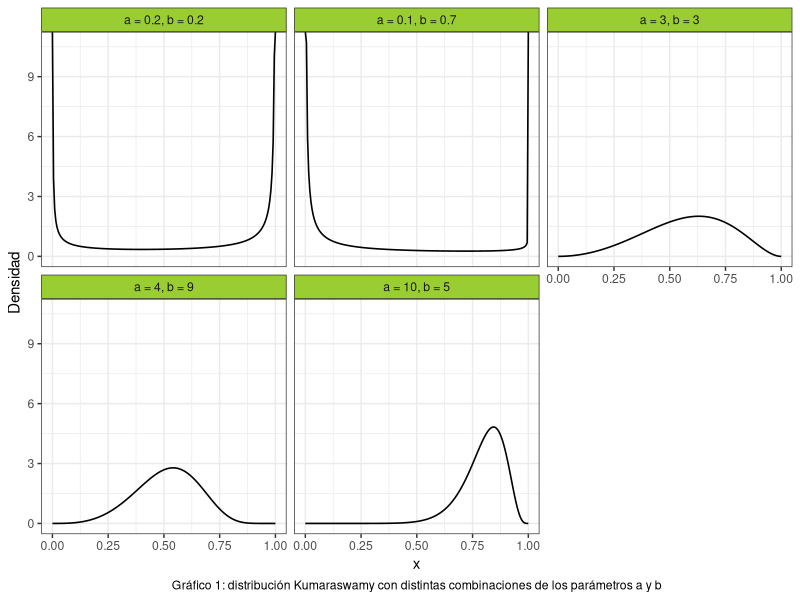
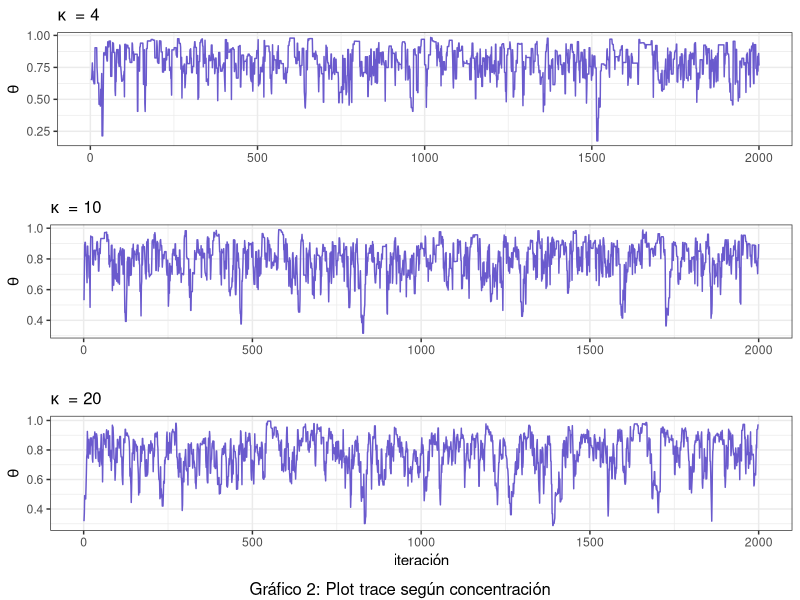
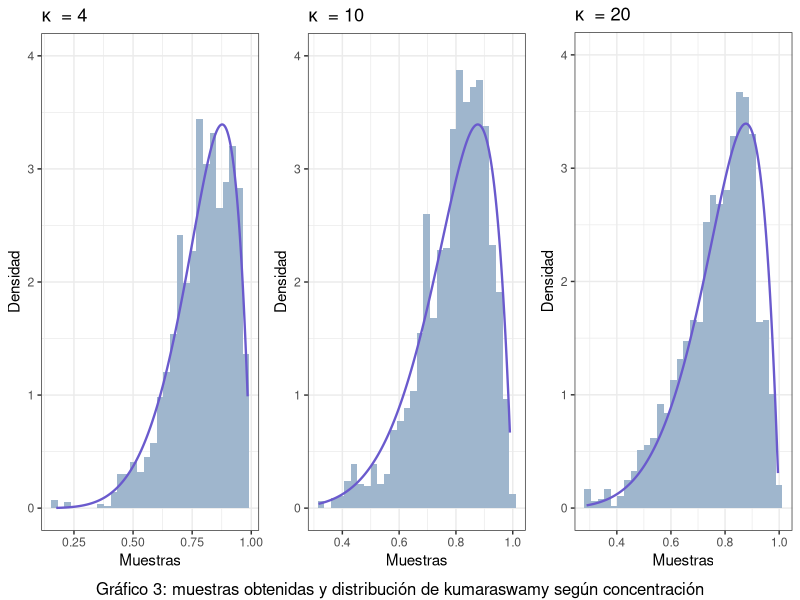
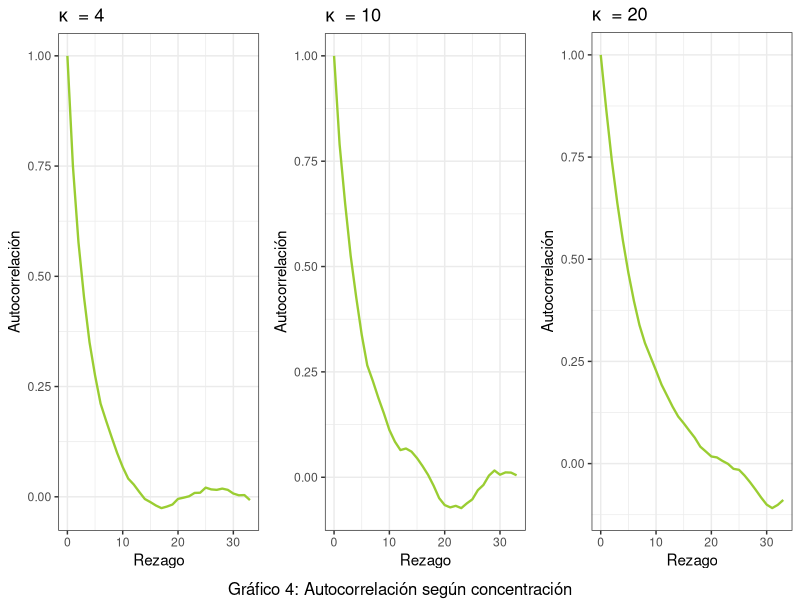
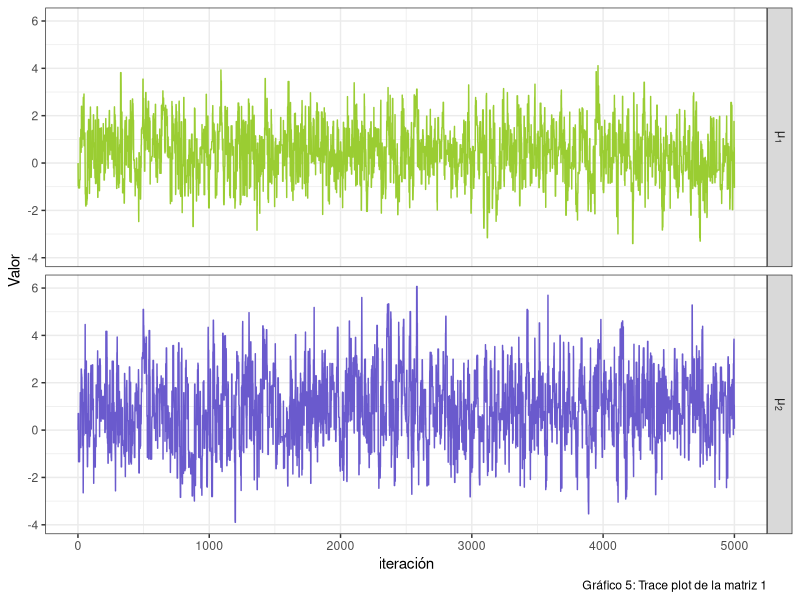
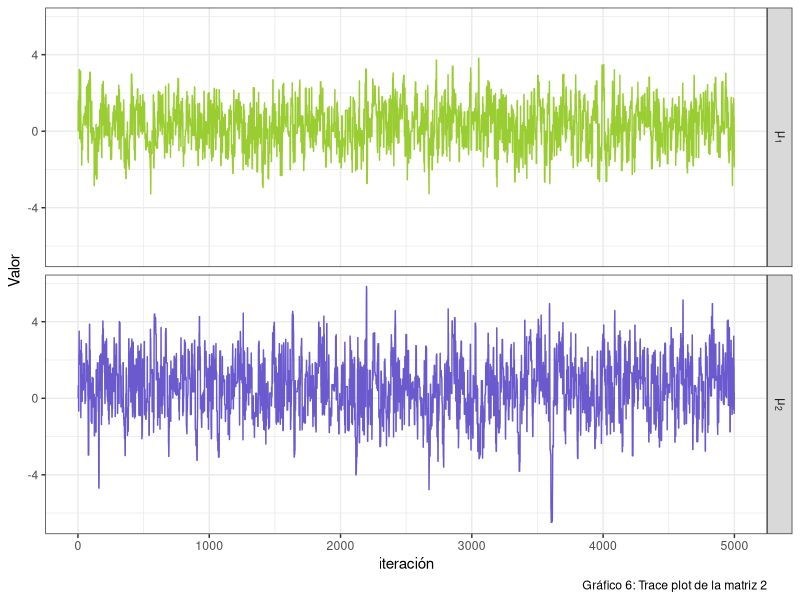
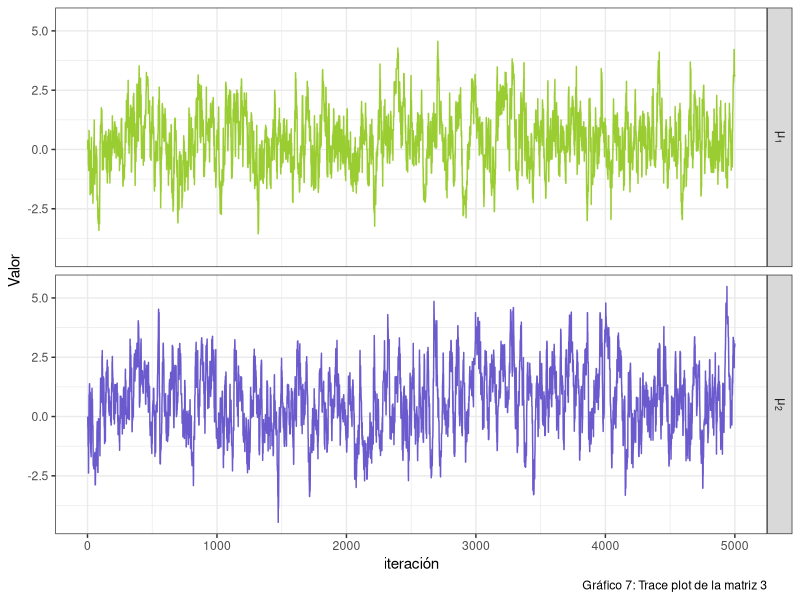
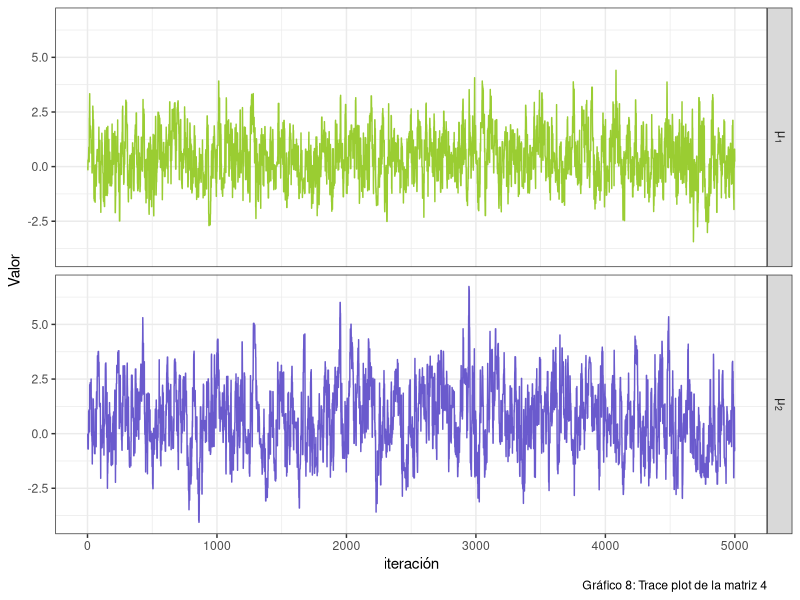

Recreate these plots in R, in order.
## ---- chunk 1
#Librerias
library(ggplot2)
library(dplyr)
library(gridExtra)
library(kableExtra)
library(stats)
library(mvtnorm)
set.seed(394)
## ---- chunk 2
# Función de Metropolis-Hastings

cant_saltos <- 0  # se inicia en 0 el contador de saltos

sample_mh <- function(d_objetivo, r_propuesta, d_propuesta, p_inicial, n) {
  muestras <- matrix(nrow = n, ncol = length(p_inicial))
  muestras[1, ] <- p_inicial
  
  for(i in 2:n) {
    p_actual <- muestras[i-1,]
    p_nuevo <- r_propuesta(p_actual)
    
    f_nuevo <- d_objetivo(p_nuevo)
    f_actual <- d_objetivo(p_actual)
    
    q_actual <- d_propuesta(p_actual, mean = p_nuevo)
    q_nuevo <- d_propuesta(p_nuevo, mean = p_actual)
    
    alpha <- min(1, (f_nuevo/f_actual)*(q_actual/q_nuevo))
    aceptar <- rbinom(1, 1, alpha)
    
    if(aceptar) { 
      muestras[i,] <- p_nuevo
      cant_saltos <- cant_saltos + 1
      
    } else {
      muestras[i,] <- p_actual
    }
  }
  
  if (ncol(muestras) == 1) {
    muestras <- as.vector(muestras)
  } 
  return(list(muestras=muestras,cant_saltos=cant_saltos))
}

## ---- chunk 3
#Punto 2
# Crear grilla para los valores de "x"
grid_n <- 200
x_grid <- seq(0, 1, length.out = grid_n)

kumaraswamy <- function(x, a, b){
  a*b*(x^(a-1))*((1-(x^a))^(b-1))
}

a <- c(0.2, 0.1, 3, 4, 10)
b <- c(0.2, 0.7, 3, 9, 5)


#Creamos un data frame para graficar la distribución de Kumaraswamy:

data1 <- data.frame(
  Funcion = as.factor(rep(1:5, each = grid_n)),
  Densidad = numeric(5 * grid_n),
  Grilla = rep(x_grid, times = 5)
) 

# Completamos el data frame con las densidades:
for(i in 1:5) {
    indices <- seq(from = 1 + (i - 1) * 200, to = 200 + (i - 1) * 200)
    data1$Densidad[indices] <- kumaraswamy(x_grid, a[i], b[i])
}

# Cambiamos las etiquetas de las variables para mejorar el gráfico
levels(data1$Funcion) <- c("a = 0.2, b = 0.2",
                           "a = 0.1, b = 0.7",
                           "a = 3, b = 3",
                           "a = 4, b = 9",
                           "a = 10, b = 5")

ggplot(data = data1, aes(x = Grilla, y = Densidad)) +
  geom_line(size = 0.55) +
  facet_wrap(~Funcion) +
  theme_bw() +
  labs(x = "x",
       caption = "Gráfico 1: distribución Kumaraswamy con distintas combinaciones de los parámetros a y b") + 
  theme(
    strip.background = element_rect(fill = "olivedrab3"),
    plot.caption = element_text(hjust = 0.5)
  )

## ---- chunk 4
#Punto 3
n3 <- 2000
concentracion3 <- c(4,10,20)
tabla3 <- data.frame ( 
  concentracion = rep(concentracion3, each = 2000),
  muestra = numeric(6000)
  )
tasa3 <- numeric(3)

for (i in 1:3) {
#Funciones a usar
d_objetivo3 <- function(x) kumaraswamy(x, 6, 2)
d_propuesta3 <- function(x, mean) dbeta(x, shape1 = mean * concentracion3[i], shape2 = (1-mean) * concentracion3[i])
r_propuesta3 <- function(x) rbeta(1, shape1 = x * concentracion3[i], shape2 = (1-x) * concentracion3[i])
#Donde x hace referencia a mu

p_inicial3 <- rbeta(1,shape1=2,shape2=2)
funcion3 <- sample_mh(d_objetivo3, r_propuesta3, d_propuesta3, p_inicial3, n3)
indices <- seq(from = 1 + (i - 1) * 2000, to = 2000 + (i - 1) * 2000)
tabla3$muestra[indices] <- funcion3$muestras

tasa3[i] <- funcion3$cant_saltos/n3
} 

#Tasa de aceptacion
  data.frame(
  Concentracion = c("4","10","20"),
  "Tasa de aceptación" = tasa3
) %>%
  kable(align = "c") %>%
  kable_styling(bootstrap_options = c("striped","hover","condensed"),
                latex_options = c("hold_position")) %>%
    add_footnote("Tabla 1: Tasa de aceptación")
## ---- chunk 5

#Trace plots
plot_trace <- function(x){
  data.frame(x = seq_along(x), y = x) %>% 
    ggplot() +
    geom_line(aes(x = x, y = y), color = "slateblue")+
    theme_bw() +
    theme(plot.title = element_text(size = 12))
}

grafico3_2 <- plot_trace(tabla3$muestra[1:2000]) +
              labs(x = "", y = expression(theta), 
                   title = expression(kappa ~ " = 4"))
grafico3_3 <- plot_trace(tabla3$muestra[2001:4000]) +
              labs(x = "", y = expression(theta), 
                   title = expression(kappa ~ " = 10"))
grafico3_4 <- plot_trace(tabla3$muestra[4001:6000]) +
              labs(x = "iteración", y = expression(theta), 
                   title = expression(kappa ~ " = 20"))

grid.arrange(grafico3_2,grafico3_3,grafico3_4, nrow=3, bottom ="Gráfico 2: Plot trace según concentración")
## ---- chunk 6

#Histogramas
plot_hist <- function(x, d_objetivo3) {
  x_seq <- seq(min(x), max(x), length.out = n3)
  df_hist <- data.frame(x = x)
  df_line <- data.frame(x = x_seq, y = d_objetivo3(x_seq))
  
  ggplot(df_hist)+
    geom_histogram(aes(x = x, y =after_stat(density)), fill = "slategray3") +
    geom_line(aes(x = x, y = y), data = df_line, 
              color = "slateblue", size = 0.8) +
    ylim(c(0,4)) +
    theme_bw()
}

grafico3_5 <- plot_hist(tabla3$muestra[1:2000],d_objetivo3) +
  labs (x = "Muestras", y = "Densidad",
        title = expression(kappa ~ " = 4"))
grafico3_6 <- plot_hist(tabla3$muestra[2001:4000],d_objetivo3) +
  labs (x = "Muestras", y = "Densidad",
        title = expression(kappa ~ " = 10"))
grafico3_7 <- plot_hist(tabla3$muestra[4001:6000],d_objetivo3) +
  labs (x = "Muestras", y = "Densidad",
        title = expression(kappa ~ " = 20"))

grid.arrange(grafico3_5,grafico3_6,grafico3_7,nrow=1, bottom = "Gráfico 3: muestras obtenidas y distribución de kumaraswamy según concentración")

## ---- chunk 7

#Graficos de autocorrelacion
plot_acf <- function(data, title) {
  acf_result <- acf(data, plot = FALSE)
  ggplot() +
    geom_line(aes(y = acf_result$acf, x = acf_result$lag), color = "olivedrab3", size = 0.8) +
    labs(title = title, x = "Rezago", y = "Autocorrelación") +
    theme_bw()
}


grafico3_8 <- plot_acf(tabla3$muestra[1:2000],
                       expression(kappa ~ " = 4"))
grafico3_9 <- plot_acf(tabla3$muestra[2001:4000], 
                       expression(kappa ~ " = 10"))
grafico3_10 <- plot_acf(tabla3$muestra[4001:6000], 
                        expression(kappa ~ " = 20"))

grid.arrange(grafico3_8,grafico3_9,grafico3_10,nrow=1,  bottom = "Gráfico 4: Autocorrelación según concentración")

## ---- chunk 8
#Punto 4
muestra4_1 <- tabla3$muestra[1:2000]
muestra4_2 <- tabla3$muestra[2001:4000]
muestra4_3 <- tabla3$muestra[4001:6000]

#Calculo de la media y los percentiles 5 y 95 para X:
data.frame(
  Muestra = c("1", "2", "3"),
  Concentración = c("k=4", "k=10", "k=20"),
  Medias =  c(mean(muestra4_1), mean(muestra4_2), mean(muestra4_3)),
  Percentil_5 = c(quantile(muestra4_1, prob = c(0.05)),
                  quantile(muestra4_2, prob = c(0.05)),
                  quantile(muestra4_3, prob = c(0.05))
                  ),
  Percentil_95 = c(quantile(muestra4_1, prob = c(0.95)),
                  quantile(muestra4_2, prob = c(0.95)),
                  quantile(muestra4_3, prob = c(0.95))
                  )
) %>%
  kable(align = "c") %>%
  kable_styling(bootstrap_options = c("striped","hover","condensed"),
                latex_options = c("hold_position")) %>%
  add_footnote("Tabla 2: Media y percentiles de X")
## ---- chunk 9
#Cálculo de la media y los percentiles 5 y 95 para logit(X):
l_m1 <- log((muestra4_1/(1-muestra4_1)))
l_m2 <- log((muestra4_2/(1-muestra4_2)))
l_m3 <- log((muestra4_3/(1-muestra4_3)))



data.frame(
  Muestra = c("1", "2", "3"),
  Concentración = c("k=4", "k=10", "k=20"),
  Medias = c(mean(l_m1), mean(l_m2), mean(l_m3)),
  Percentil_5 = c(quantile(l_m1, prob = c(0.05)),
                  quantile(l_m2, prob = c(0.05)),
                  quantile(l_m3, prob = c(0.05))),
  Percentil_95 = c(quantile(l_m1, prob = c(0.95)),
                   quantile(l_m2, prob = c(0.95)),
                   quantile(l_m3, prob = c(0.95)))
  ) %>%
  kable(align = "c") %>%
  kable_styling(bootstrap_options = c("striped","hover","condensed"),
                latex_options = c("hold_position")) %>%
  add_footnote("Tabla 3: Media y percentiles de logit(X)")
## ---- chunk 10
#Paso 7

# Funciones a utilizar

#1.Trace plot
plot_trace <- function(x, y) {
  n <- length(x)
  df <- data.frame(
    x = rep(1:n, 2),
    y = c(x,y),
    parametro = factor(rep(1:2, each = n), labels = c(expression(mu[1]), expression(mu[2]))) 
  )
  
  ggplot(df) +
    geom_line(aes(x = x, y = y, color = parametro)) +
    facet_wrap(~parametro, labeller = label_parsed,
               nrow = 2, strip.position = "right") +
    scale_color_manual(values = c("olivedrab3","slateblue")) +
    labs(x = "iteración", y = "Valor") +
    theme_bw()
}



#2. Número efectivo de muestras
n_eff <- function(muestras){
  S <- length(muestras)
  autocorr <- acf(muestras, plot = F, lag = Inf)$acf
  limite <- which((autocorr < 0.001))[1] #sumamos hasta ese valor
  denom <- 1 + 2 * sum(autocorr[2:limite])
  
  S/denom
  
}


n7 <- 5000
funcion7_1 <- function(matriz_cov) {
    d_objetivo7 <- function(x) dmvnorm(x,c(0.4,0.75),matrix(c(1.35,0.4,0.4,2.4),nrow=2))
    d_propuesta7 <- function(x, mean) dmvnorm(x,mean = mean ,sigma = matriz_cov)
    r_propuesta7 <- function(x) rmvnorm(1, mean = x, sigma = matriz_cov)  


funcion7 <- sample_mh(d_objetivo7,r_propuesta7,d_propuesta7,c(0,0),n7)
muestra7 <- funcion7$muestras
grafico7_1 <- plot_trace(muestra7[,1],muestra7[,2])
n_eff7_1 <- n_eff(muestra7[,1])
n_eff7_2 <- n_eff(muestra7[,2])
 return(list(grafico = grafico7_1, n1 = n_eff7_1, n2 = n_eff7_2,
             muestra7 = muestra7))

}

#Evalucación de diferentes matrices de variancia y covariancia
matriz1 <- funcion7_1(matrix(c(2, 0.5, 0.5, 3), nrow = 2))
matriz2 <- funcion7_1(matrix(c(2, 0, 0, 3), nrow = 2))
matriz3 <- funcion7_1(matrix(c(0.4, 0, 0, 0.4), nrow = 2))
matriz4 <- funcion7_1(matrix(c(1, 0, 0, 1), nrow = 2))
matriz5 <- funcion7_1(matrix(c(5, 0, 0, 6), nrow = 2))

matriz1$grafico + labs(caption = "Gráfico 5: Trace plot de la matriz 1") +
    theme(legend.position = "none")
matriz2$grafico + labs(caption = "Gráfico 6: Trace plot de la matriz 2") +
    theme(legend.position = "none")
matriz3$grafico + labs(caption = "Gráfico 7: Trace plot de la matriz 3") +
    theme(legend.position = "none")
matriz4$grafico + labs(caption = "Gráfico 8: Trace plot de la matriz 4") +
    theme(legend.position = "none")
matriz5$grafico + labs(caption = "Gráfico 9: Trace plot de la matriz 5") +
    theme(legend.position = "none")

## ---- chunk 11
data.frame(
  Matriz = c("1", "2", "3", "4", "5"),
  Num_efectivo_p1 = trunc(c(matriz1$n1, matriz2$n1, matriz3$n1, matriz4$n1, matriz5$n1)),
  Num_efectivo_p2 = trunc(c(matriz1$n2, matriz2$n2, matriz3$n2, matriz4$n2, matriz5$n2))
  ) %>%
  kable(align = "c") %>%
  kable_styling(bootstrap_options = c("striped","hover","condensed"),
                latex_options = c("hold_position")) %>%
  add_footnote("Tabla 4: Números efectivos de muestras para cada matriz y cada parámetro")

#Nos quedamos con la ultima matriz.
## ---- chunk 12
#Punto 8: se calculan las probabilidades con la última matriz de var y cov.
muestra7 <- as.data.frame(matriz5$muestra7)
colnames(muestra7) <- c("X", "Y")

#Probabilidades estimadas
#Probabilidad n°1:
prob1 <- muestra7 %>% 
  filter(X > 1) %>% 
  count(Y < 0)

p1 <- prob1$n[2]/(n7)


#Probabilidad n°2:
prob2 <- muestra7 %>% 
  filter(X > 1) %>% 
  count(Y > 2)

p2 <- prob2$n[2]/(n7)



#Probabilidad n°3:
prob3 <- muestra7 %>% 
  filter(X > 0.4) %>% 
  count(Y > 0.75)

p3 <- prob3$n[2]/(n7)



#Probabilidades reales:

#Probabilidad n°1:
p4 <- pmvnorm(lower = c(1, -Inf), upper = c(Inf, 0), 
        mean = c(0.4, 0.75), sigma = matrix(c(1.35, 0.4, 0.4, 2.4), nrow = 2))

#Cómo funcionan "lower" y "upper"? 
#"lower" es un vector que indica los limites inferiores de cada variable: 1 para X y -Infinito para Y; "upper" funciona de manera igual.


#Probabilidad n°2:
p5 <- pmvnorm(lower = c(1, 2), upper = c(Inf, Inf), 
        mean = c(0.4, 0.75), sigma = matrix(c(1.35, 0.4, 0.4, 2.4), nrow = 2))



#Probabilidad n°3:
p6 <- pmvnorm(lower = c(0.4, 0.75), upper = c(Inf, Inf), 
        mean = c(0.4, 0.75), sigma = matrix(c(1.35, 0.4, 0.4, 2.4), nrow = 2))

data.frame (
  Probabilidad = c("i","ii","iii"),
  Estimada = c(p1,p2,p3),
  Real = c(p4,p5,p6)
) %>%
  kable(align = "c") %>%
  kable_styling(bootstrap_options = c("striped","hover","condensed"),
                latex_options = c("hold_position")) %>%
  add_footnote("Tabla 5: Probabilidades estimadas y reales")
## ---- chunk 13
#Punto 9

p_estrella <- function(x, a, b){
  exp(-((((a - x[1])^2) + b * ((x[2] - x[1])^2))^2))
}



n9 <- 5000

funcion9_1 <- function(matriz_cov) {
    d_objetivo9 <- function(x) p_estrella(x, 0.5, 5)
    d_propuesta9 <- function(x, mean) dmvnorm(x, mean = mean, sigma = matriz_cov)
    r_propuesta9 <- function(x) rmvnorm(1, mean = x, sigma = matriz_cov)  
    
    funcion9 <- sample_mh(d_objetivo9,r_propuesta9,d_propuesta9,c(0,0),n9)
    muestra9 <- funcion9$muestras
    grafico9_1 <- plot_trace(muestra9[,1],muestra9[,2])
    
    n_eff9_1 <- n_eff(muestra9[,1])
    n_eff9_2 <- n_eff(muestra9[,2])
    tasa9 <- funcion9$cant_saltos/n9
    autocorr_1 <- acf(muestra9[,1], plot = F)
    autocorr_2 <- acf(muestra9[,2], plot = F)
    
    return(list(grafico = grafico9_1, n1 = n_eff9_1, n2 = n_eff9_2,
             muestra9 = muestra9, tasa9 = tasa9, autocorr_p1 = autocorr_1,
             autocorr_p2 = autocorr_2))

}


matriz1 <- funcion9_1(matrix(c(0.3, 0.1, 0.1, 0.2), nrow = 2))
matriz2 <- funcion9_1(matrix(c(2, 0, 0, 2), nrow = 2))
matriz3 <- funcion9_1(matrix(c(4, 1, 1, 4), nrow = 2))



grafico9_1_1 <- ggplot()+
  geom_line(aes(y = matriz1$autocorr_p1$acf, x = matriz1$autocorr_p1$lag),
            color = "olivedrab3", size = 0.8) +
  theme_bw() +
  theme(plot.title = element_text(hjust = 0.5)) +
  labs (title = "Matiz 1 ", x = "Rezago", y = "Autocorrelación")

grafico9_1_2 <- ggplot()+
  geom_line(aes(y = matriz1$autocorr_p2$acf, x = matriz1$autocorr_p2$lag),
            color="slateblue", size = 0.8) +
  theme_bw() +
  theme(plot.title = element_text(hjust = 0.5)) +
  labs (title = "Matriz 1", x = "Rezago", y = "Autocorrelación")


grafico9_2_1 <- ggplot()+
  geom_line(aes(y = matriz2$autocorr_p1$acf, x = matriz2$autocorr_p1$lag),
            color = "olivedrab3", size = 0.8) +
  theme_bw() +
  theme(plot.title = element_text(hjust = 0.5)) +
  labs (title = "Matriz 2 ", x = "Rezago", y = "Autocorrelación")

grafico9_2_2 <- ggplot()+
  geom_line(aes(y = matriz2$autocorr_p2$acf, x = matriz2$autocorr_p2$lag),
            color = "slateblue", size = 0.8) +
  theme_bw()  +
  theme(plot.title = element_text(hjust = 0.5)) +
  labs (title = "Matriz 2", x = "Rezago", y = "Autocorrelación")

grafico9_3_1 <- ggplot()+
  geom_line(aes(y = matriz3$autocorr_p1$acf, x = matriz3$autocorr_p1$lag),
            color = "olivedrab3", size = 0.8) +
  theme_bw() +
  theme(plot.title = element_text(hjust = 0.5)) +
  labs (title = "Matriz 3", x = "Rezago", y = "Autocorrelación")


grafico9_3_2 <- ggplot()+
  geom_line(aes(y = matriz3$autocorr_p2$acf, x = matriz3$autocorr_p2$lag),
            color = "slateblue", size = 0.8) +
  theme_bw() +
  theme(plot.title = element_text(hjust = 0.5)) +
  labs (title = "Matriz 3", x = "Rezago", y = "Autocorrelación")
## ---- chunk 14
matriz1$grafico + theme(legend.position = "none") + ggtitle("Matriz 1") + labs(caption = "Gráfico 10: Plot trace de la matriz 1")
matriz3$grafico + labs(caption = "Gráfico 11: Plot trace de la matriz 3") + 
  theme(legend.position = "none") + ggtitle("Matriz 3")
## ---- chunk 15
data.frame(
  Matriz = c("1", "2", "3"),
  Tasa = c(matriz1$tasa9, matriz2$tasa9, matriz3$tasa9)
) %>%
  kable(align = "c", booktabs = TRUE) %>%
  kable_styling(bootstrap_options = c("striped","hover","condensed")) %>%
  add_footnote("Tabla 6: Tasa de aceptación")
## ---- chunk 16
grid.arrange(grafico9_1_1, grafico9_2_1, grafico9_3_1, ncol = 3, 
             bottom = "Gráfico 12: Autocorrelación de las muestras del parámetro a")
grid.arrange(grafico9_1_2, grafico9_2_2, grafico9_3_2, ncol = 3, 
             bottom = "Gráfico 13: Autocorrelación de las muestras del parámetro b")
## ---- chunk 17
#Punto 10
muestra9 <- as.data.frame(matriz1$muestra9)
colnames(muestra9) <- c("X", "Y")

#Probabilidades estimadas
#Probabilidad n°1:
prob1 <- muestra9 %>% 
  filter(X > 0 & X < 1 ) %>% 
  count(Y < 1 & Y > 0)

prob1$n[2]/(n9)



#Probabilidad n°2:
prob2 <- muestra9 %>% 
  filter(X > -1 & X < 0 ) %>% 
  count(Y < 1 & Y > 0)

prob2$n[2]/(n9)




#Probabilidad n°3:
prob3 <- muestra9 %>% 
  filter(X > 1 & X < 2 ) %>% 
  count(Y < 3 & Y > 2)

prob3$n[2]/(n9)


## ---- chunk 18
# Punto 11
# Calculo P(0<X1<1, 0<X2<1)

k <- 10000
u <- matrix(runif(k*2), ncol = 2)
p_estrella_eval <- numeric(k)

for (i in 1:k) {
  p_estrella_eval[i] <- p_estrella(u[i,], 0.5, 5)
}

rdo_prob1 <- mean(p_estrella_eval)

# Calculo P(-1<X1<0, 0<X2<1)

u <- matrix(c(runif(k, min = -1, max = 0),
              runif(k, min = 0, max = 1)),
            ncol = 2)

for (i in 1:k) {
  p_estrella_eval[i] <- p_estrella(u[i,], 0.5, 5)
}

rdo_prob2 <- mean(p_estrella_eval)

# Calculo P(1<X1<2, 2<X2<3)

u <- matrix(c(runif(k, min = 1, max = 2),
              runif(k, min = 2, max = 3)),
            ncol = 2)

for (i in 1:k) {
  p_estrella_eval[i] <- p_estrella(u[i,], 0.5, 5)
}

rdo_prob3 <- mean(p_estrella_eval)
